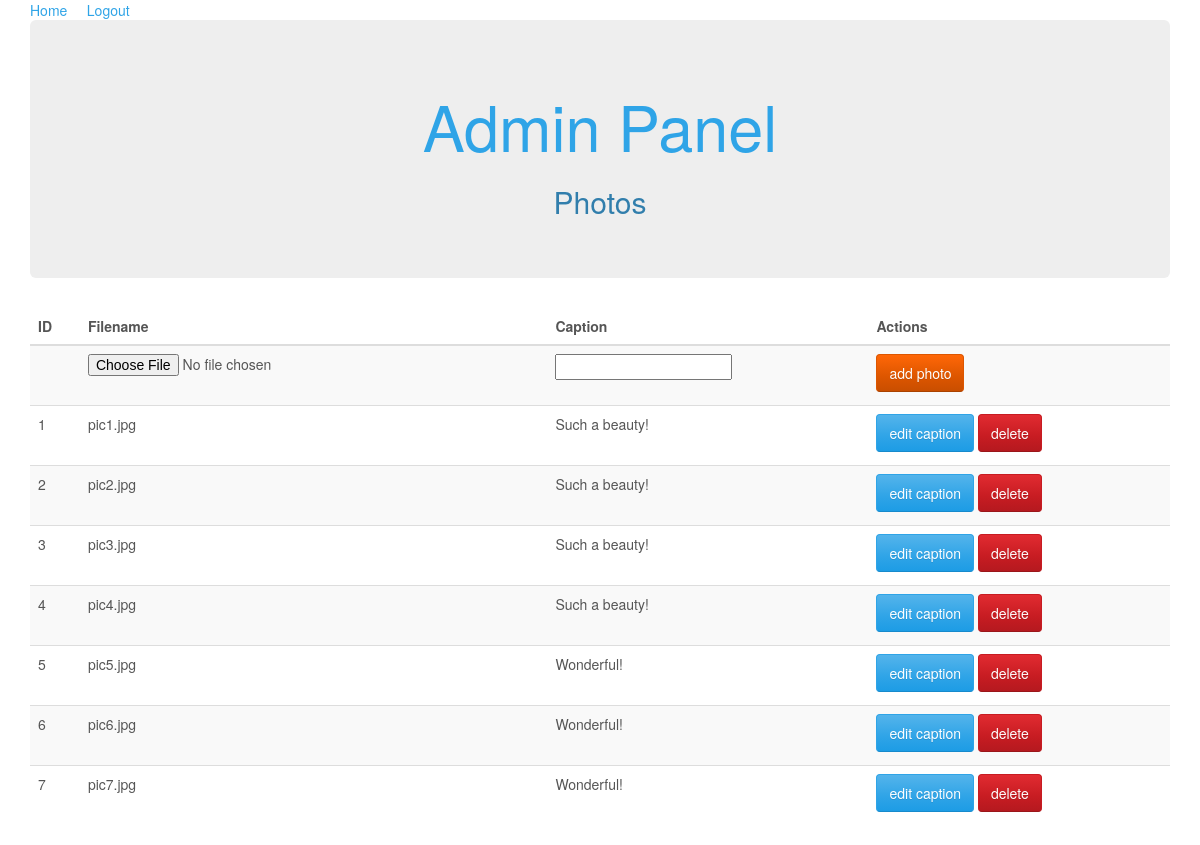
The app's page /admin/photos.php (signed in) with its own data.
### tables this page shows
CREATE TABLE `photos` (
  `id` int(11) NOT NULL,
  `filename` varchar(255) NOT NULL,
  `caption` varchar(255) NOT NULL
);

### lib/Dbobject.php (called while the page is built, shortened)
<?php
class Dbobject {
	public $table;
	public function __construct($val) {
		$this->table = $val;
	}
	public function find_all() {
		$sql = "SELECT * FROM " . $this->table;
		$stmt = Database::$conn->prepare($sql);
		$stmt->execute();
		$result = $stmt->fetchAll(PDO::FETCH_ASSOC);
		return $result;
	}
}
?>

### admin/photos.php (the view, shortened to what this page needs)
<?php
require_once "../lib/Database.php";
require_once "../lib/Dbobject.php";
$photos = new Dbobject("photos");
$items = $photos->find_all();
require_once "header.php";
?>
		<h2>Photos</h2>
	</div>
	<table class="table table-striped table-hover ">
		<thead>
			<tr>
				<th>ID</th>
				<th>Filename</th>
				<th>Caption</th>
				<th>Actions</th>
			</tr>
		</thead>
		<tbody>
			<tr>
				<form action="" method="post" enctype="multipart/form-data">
				<td></td>
				<td>
					<input type="file" name="filename">
				</td>
				<td>
					<input type="text" name="caption">
				</td>
				<td>
					<button type="submit" class="btn btn-warning">
						add photo
					</button>
				</td>
				</form>
			</tr>
			<?php
			foreach ($items as $item) { ?>
				<tr>
					<td><?=$item["id"]?></td>
					<td><?=$item["filename"]?></td>
					<td><?=$item["caption"]?></td>
					<td>
						<a href="edit_photo.php?id=<?=$item["id"]?>" class="btn btn-primary">
							edit caption
						</a>
						<a href="del_photo.php?id=<?=$item["id"]?>" class="btn btn-danger">
							delete
						</a>
					</td>
				</tr>
			<?php } ?>
		</tbody>
	</table>
</div>
</body>
</html>

### css/styles.css (style rules this page uses)
h1, h2 { text-align: center; }
.btn { margin-bottom: 5px; }

### records on screen
photos: id "1", filename "pic1.jpg", caption "Such a beauty!"
photos: id "2", filename "pic2.jpg", caption "Such a beauty!"
photos: id "3", filename "pic3.jpg", caption "Such a beauty!"
photos: id "4", filename "pic4.jpg", caption "Such a beauty!"
photos: id "5", filename "pic5.jpg", caption "Wonderful!"
photos: id "6", filename "pic6.jpg", caption "Wonderful!"
photos: id "7", filename "pic7.jpg", caption "Wonderful!"
